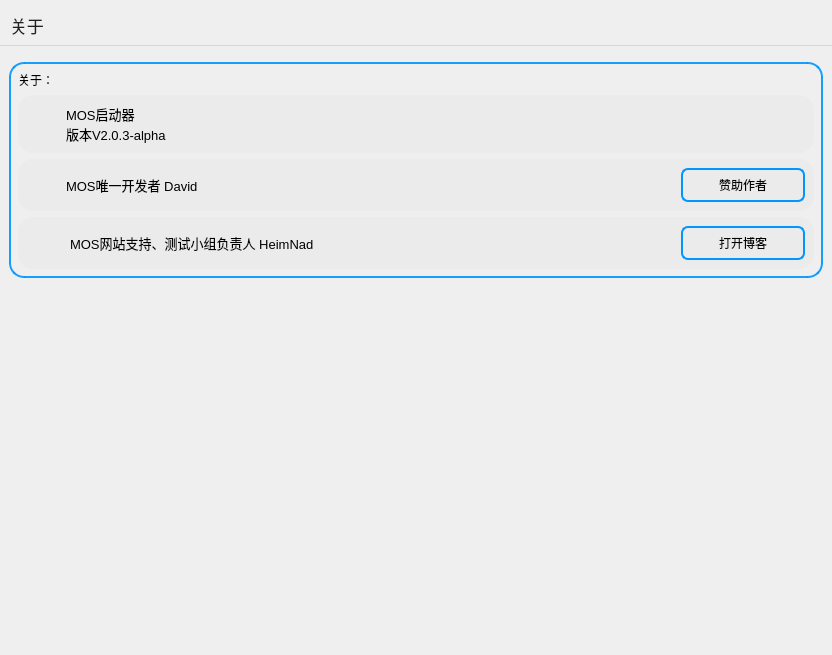
      <widget class="QWidget" name="page_6">
       <layout class="QGridLayout" name="gridLayout_14">
        <property name="leftMargin">
         <number>0</number>
        </property>
        <property name="topMargin">
         <number>0</number>
        </property>
        <property name="rightMargin">
         <number>0</number>
        </property>
        <property name="bottomMargin">
         <number>0</number>
        </property>
        <item row="3" column="0" colspan="2">
         <widget class="QWidget" name="widget_10" native="true">
          <property name="styleSheet">
           <string notr="true">background-color: rgba(255, 255, 255, 0);</string>
          </property>
          <layout class="QGridLayout" name="gridLayout_19">
           <item row="0" column="0">
            <widget class="QWidget" name="widget_13" native="true">
             <property name="styleSheet">
              <string notr="true">QWidget{border-radius:15px;border:2px solid rgba(0, 150, 255, 230);}</string>
             </property>
             <layout class="QVBoxLayout" name="verticalLayout_3">
              <item>
               <widget class="QLabel" name="label">
                <property name="styleSheet">
                 <string notr="true">border-style:none;</string>
                </property>
                <property name="text">
                 <string>关于：</string>
                </property>
               </widget>
              </item>
              <item>
               <widget class="QWidget" name="widget_11" native="true">
                <property name="styleSheet">
                 <string notr="true">border-style:none;background-color: rgb(235, 235, 235);border-radius:15px;</string>
                </property>
                <layout class="QGridLayout" name="gridLayout_12">
                 <property name="horizontalSpacing">
                  <number>7</number>
                 </property>
                 <item row="1" column="0">
                  <widget class="QPushButton" name="pushButton">
                   <property name="styleSheet">
                    <string notr="true">border-style:none;</string>
                   </property>
                   <property name="text">
                    <string/>
                   </property>
                   <property name="icon">
                    <iconset>
                     <normaloff>../picture/ico.png</normaloff>../picture/ico.png</iconset>
                   </property>
                   <property name="iconSize">
                    <size>
                     <width>40</width>
                     <height>40</height>
                    </size>
                   </property>
                  </widget>
                 </item>
                 <item row="1" column="2">
                  <spacer name="horizontalSpacer_8">
                   <property name="orientation">
                    <enum>Qt::Horizontal</enum>
                   </property>
                   <property name="sizeHint" stdset="0">
                    <size>
                     <width>34</width>
                     <height>20</height>
                    </size>
                   </property>
                  </spacer>
                 </item>
                 <item row="1" column="1">
                  <widget class="QLabel" name="label_16">
                   <property name="styleSheet">
                    <string notr="true">font-size: 13px;border-style:none;</string>
                   </property>
                   <property name="text">
                    <string>MOS启动器
版本V2.0.3-alpha</string>
                   </property>
                  </widget>
                 </item>
                </layout>
               </widget>
              </item>
              <item>
               <widget class="QWidget" name="widget_12" native="true">
                <property name="styleSheet">
                 <string notr="true">QWidget{border-style:none;background-color: rgb(235, 235, 235);border-radius:15px;}
#pushButton_3{width:120px;height:30px;background-color: rgba(255, 255, 255,0);}
#pushButton_3::hover{background-color: rgb(255, 255, 255);}
#pushButton_3::pressed{background-color: rgba(0, 150, 255, 51);}</string>
                </property>
                <layout class="QGridLayout" name="gridLayout_17">
                 <property name="horizontalSpacing">
                  <number>7</number>
                 </property>
                 <item row="0" column="1">
                  <widget class="QLabel" name="label_18">
                   <property name="styleSheet">
                    <string notr="true">font-size: 13px;border-style:none;</string>
                   </property>
                   <property name="text">
                    <string>MOS唯一开发者 David</string>
                   </property>
                  </widget>
                 </item>
                 <item row="0" column="2">
                  <spacer name="horizontalSpacer_9">
                   <property name="orientation">
                    <enum>Qt::Horizontal</enum>
                   </property>
                   <property name="sizeHint" stdset="0">
                    <size>
                     <width>34</width>
                     <height>20</height>
                    </size>
                   </property>
                  </spacer>
                 </item>
                 <item row="0" column="0">
                  <widget class="QPushButton" name="pushButton_4">
                   <property name="styleSheet">
                    <string notr="true">border-style:none;</string>
                   </property>
                   <property name="text">
                    <string/>
                   </property>
                   <property name="icon">
                    <iconset>
                     <normaloff>../picture/david.png</normaloff>../picture/david.png</iconset>
                   </property>
                   <property name="iconSize">
                    <size>
                     <width>40</width>
                     <height>40</height>
                    </size>
                   </property>
                  </widget>
                 </item>
                 <item row="0" column="3">
                  <widget class="QPushButton" name="pushButton_3">
                   <property name="styleSheet">
                    <string notr="true">border-radius:7px;border:2px solid rgb(0, 150, 255);</string>
                   </property>
                   <property name="text">
                    <string>赞助作者</string>
                   </property>
                  </widget>
                 </item>
                </layout>
               </widget>
              </item>
              <item>
               <widget class="QWidget" name="widget_14" native="true">
                <property name="styleSheet">
                 <string notr="true">QWidget{border-style:none;background-color: rgb(235, 235, 235);border-radius:15px;}
#pushButton_10{width:120px;height:30px;background-color: rgba(255, 255, 255,0);}
#pushButton_10::hover{background-color: rgb(255, 255, 255);}
#pushButton_10::pressed{background-color: rgba(0, 150, 255, 51);}</string>
                </property>
                <layout class="QGridLayout" name="gridLayout_18">
                 <property name="horizontalSpacing">
                  <number>2</number>
                 </property>
                 <property name="verticalSpacing">
                  <number>-1</number>
                 </property>
                 <item row="0" column="3">
                  <spacer name="horizontalSpacer_10">
                   <property name="orientation">
                    <enum>Qt::Horizontal</enum>
                   </property>
                   <property name="sizeHint" stdset="0">
                    <size>
                     <width>34</width>
                     <height>20</height>
                    </size>
                   </property>
                  </spacer>
                 </item>
                 <item row="0" column="1">
                  <widget class="QLabel" name="label_25">
                   <property name="text">
                    <string/>
                   </property>
                  </widget>
                 </item>
                 <item row="0" column="0">
                  <widget class="QPushButton" name="pushButton_9">
                   <property name="styleSheet">
                    <string notr="true">border-style:none;</string>
                   </property>
                   <property name="text">
                    <string/>
                   </property>
                   <property name="icon">
                    <iconset>
                     <normaloff>../picture/heimnad.png</normaloff>../picture/heimnad.png</iconset>
                   </property>
                   <property name="iconSize">
                    <size>
                     <width>40</width>
                     <height>40</height>
                    </size>
                   </property>
                  </widget>
                 </item>
                 <item row="0" column="2">
                  <widget class="QLabel" name="label_22">
                   <property name="styleSheet">
                    <string notr="true">font-size: 13px;border-style:none;</string>
                   </property>
                   <property name="text">
                    <string>MOS网站支持、测试小组负责人 HeimNad</string>
                   </property>
                  </widget>
                 </item>
                 <item row="0" column="4">
                  <widget class="QPushButton" name="pushButton_10">
                   <property name="styleSheet">
                    <string notr="true">border-radius:7px;border:2px solid rgb(0, 150, 255);</string>
                   </property>
                   <property name="text">
                    <string>打开博客</string>
                   </property>
                  </widget>
                 </item>
                </layout>
               </widget>
              </item>
             </layout>
            </widget>
           </item>
           <item row="1" column="0">
            <spacer name="verticalSpacer">
             <property name="orientation">
              <enum>Qt::Vertical</enum>
             </property>
             <property name="sizeHint" stdset="0">
              <size>
               <width>796</width>
               <height>368</height>
              </size>
             </property>
            </spacer>
           </item>
          </layout>
         </widget>
        </item>
        <item row="2" column="0" colspan="2">
         <widget class="Line" name="line_6">
          <property name="styleSheet">
           <string notr="true">color:rgb(214, 214, 214)</string>
          </property>
          <property name="frameShadow">
           <enum>QFrame::Plain</enum>
          </property>
          <property name="midLineWidth">
           <number>1</number>
          </property>
          <property name="orientation">
           <enum>Qt::Horizontal</enum>
          </property>
         </widget>
        </item>
        <item row="0" column="0" colspan="2">
         <spacer name="horizontalSpacer_7">
          <property name="orientation">
           <enum>Qt::Horizontal</enum>
          </property>
          <property name="sizeHint" stdset="0">
           <size>
            <width>832</width>
            <height>13</height>
           </size>
          </property>
         </spacer>
        </item>
        <item row="1" column="0" colspan="2">
         <widget class="QLabel" name="label_17">
          <property name="styleSheet">
           <string notr="true">border-style:none;color:rgb(33, 33, 33);font-size: 17px;background-color: rgba(255, 255, 255, 0);</string>
          </property>
          <property name="text">
           <string>关于</string>
          </property>
          <property name="indent">
           <number>10</number>
          </property>
         </widget>
        </item>
       </layout>
      </widget>
